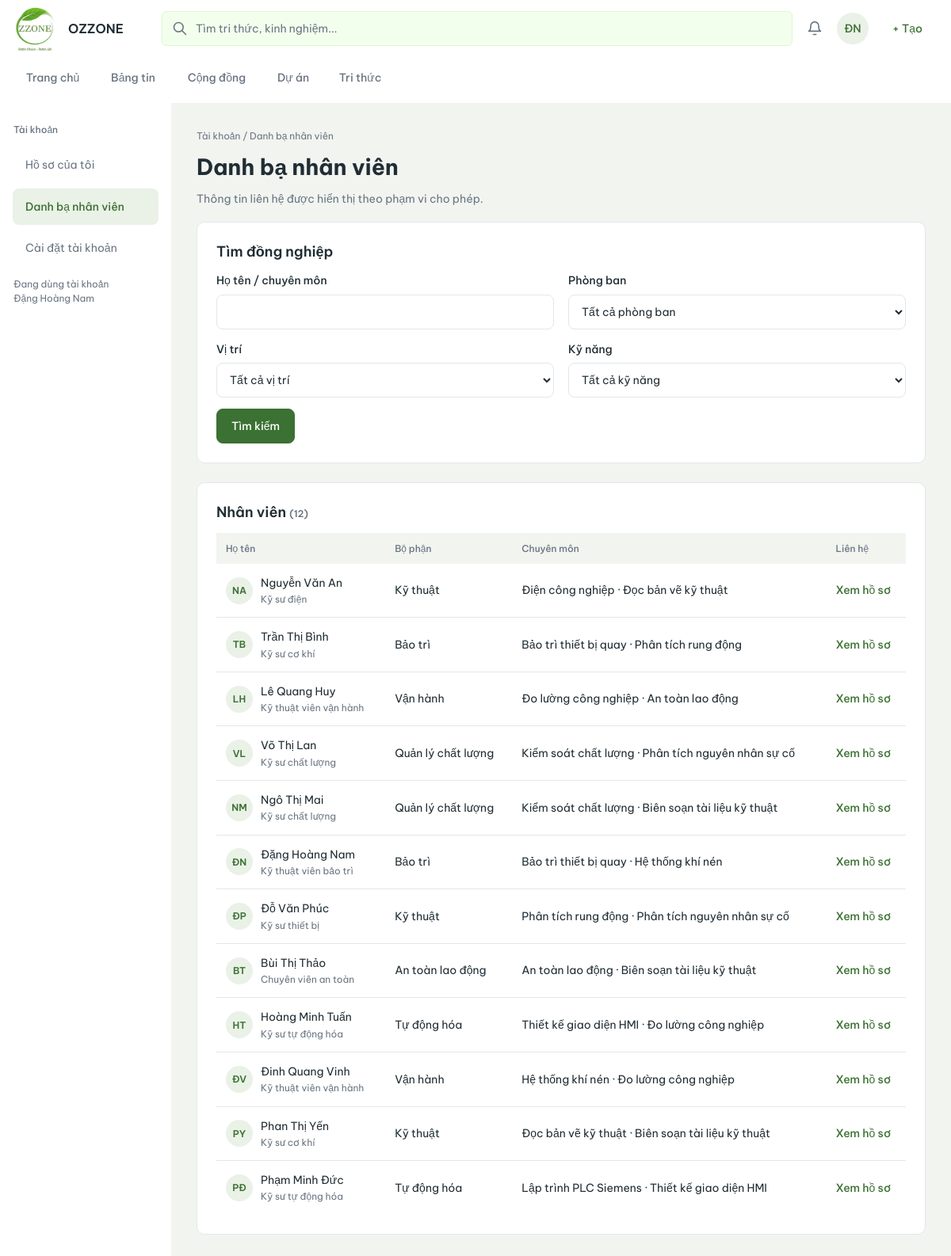
/tai-khoan/nhan-vien/ (signed in), run on the app's committed database.
### projectp/models.py (models this page shows, shortened)
class TimeStamped(models.Model):
    ngay_tao = models.DateTimeField(auto_now_add=True)
    ngay_cap_nhat = models.DateTimeField(auto_now=True)
    class Meta:
        abstract = True

class HoSoNhanVien(TimeStamped):
    ma_ho_so = models.BigAutoField(primary_key=True)
    nguoi_dung = models.OneToOneField(
        USER,
        on_delete=models.PROTECT,
        related_name='ho_so_nhan_vien',
        db_column='ma_nguoi_dung',
    )
    phong_ban = models.ForeignKey(PhongBan, on_delete=models.PROTECT, db_column="ma_phong_ban")
    vi_tri = models.ForeignKey(ViTriCongViec, on_delete=models.PROTECT, db_column="ma_vi_tri")
    ma_nhan_vien = models.CharField(max_length=50, unique=True)
    anh_dai_dien = models.ImageField(upload_to="ozzone/ho_so/", max_length=500, blank=True)
    so_dien_thoai = models.CharField(max_length=30, blank=True)
    gioi_thieu = models.TextField(blank=True)
    bat_buoc_doi_mat_khau = models.BooleanField(default=True)
    class Meta:
        db_table = "HO_SO_NHAN_VIEN"

class ViTriCongViec(TimeStamped):
    ma_vi_tri = models.BigAutoField(primary_key=True)
    ma_nghiep_vu = models.CharField(max_length=50, unique=True)
    ten_vi_tri = models.CharField(max_length=200)
    mo_ta = models.TextField(blank=True)
    dang_hoat_dong = models.BooleanField(default=True)
    class Meta:
        db_table = "VI_TRI_CONG_VIEC"
    def __str__(self):
        return self.ten_vi_tri

class PhongBan(TimeStamped):
    ma_phong_ban = models.BigAutoField(primary_key=True)
    ma_nghiep_vu = models.CharField(max_length=50, unique=True)
    ten_phong_ban = models.CharField(max_length=200)
    mo_ta = models.TextField(blank=True)
    dang_hoat_dong = models.BooleanField(default=True)
    class Meta:
        db_table = "PHONG_BAN"
    def __str__(self):
        return self.ten_phong_ban

class KyNangNhanVien(TimeStamped):
    ma_ky_nang_nhan_vien = models.BigAutoField(primary_key=True)
    ho_so = models.ForeignKey(HoSoNhanVien, on_delete=models.CASCADE, db_column="ma_ho_so")
    ky_nang = models.ForeignKey(KyNang, on_delete=models.PROTECT, db_column="ma_ky_nang")
    mo_ta_kinh_nghiem = models.TextField(blank=True)
    class Meta:
        db_table = "KY_NANG_NHAN_VIEN"
        constraints = [models.UniqueConstraint(fields=['ho_so', 'ky_nang'], name='uq_nhan_vien_ky_nang')]

class KyNang(TimeStamped):
    ma_ky_nang = models.BigAutoField(primary_key=True)
    ten_ky_nang = models.CharField(max_length=150, unique=True)
    mo_ta = models.TextField(blank=True)
    class Meta:
        db_table = "KY_NANG"
    def __str__(self):
        return self.ten_ky_nang

### accounts/views/uc_acc_04_tra_cuu.py (the view)
# urls.py: path("nhan-vien/", views.directory, name="directory"),
@login_required
@can_doi_mat_khau
def directory(request):
    try:
        if not can_use_employee_directory(request.user):
            raise PermissionDenied("Bạn không có quyền dùng danh bạ nhân viên.")
        return _render_directory(request)
    except DatabaseError:
        return render(request, "accounts/directory.html", {
            "active_side": "directory",
            "directory_error": "Chưa tải được danh bạ nhân viên. Vui lòng thử lại.",
        }, status=503)

### accounts/templates/accounts/directory.html (shortened to what this page needs)
{% extends "accounts/_base.html" %}
{% load ozzone_names %}
{% block content %}
<div class="oz-page">
  <p class="oz-breadcrumb">Tài khoản / Danh bạ nhân viên</p>
  <h1 class="oz-page-title">Danh bạ nhân viên</h1>
  <p class="oz-page-lead">Thông tin liên hệ được hiển thị theo phạm vi cho phép.</p>
  {% if directory_error %}
  <section class="oz-card" role="alert">
    <p>{{ directory_error }}</p>
    <a class="oz-btn oz-btn-primary" href="{{ request.get_full_path }}">Thử lại</a>
    <a class="oz-btn" href="{% url 'accounts:directory' %}">Bỏ lọc</a>
  </section>
  {% else %}
  <form method="get" class="oz-card">
    <h2 class="oz-card-title">Tìm đồng nghiệp</h2>
    <div class="oz-form-grid">
      {% for field in form %}
      <div class="oz-field">
        <label for="{{ field.id_for_label }}">{{ field.label }}</label>{{ field }}
      </div>
      {% endfor %}
    </div>
    <div class="oz-actions" style="margin-top:14px">
      <button type="submit" class="oz-btn oz-btn-primary">Tìm kiếm</button>
    </div>
  </form>
  <section class="oz-card">
    <h2 class="oz-card-title">Nhân viên <span class="oz-muted oz-small">({{ people|length }})</span></h2>
    {% if people %}
    <div class="oz-workspace-table" role="region" aria-label="Danh bạ nhân viên" tabindex="0">
    <table class="oz-table">
      <thead><tr><th>Họ tên</th><th>Bộ phận</th><th>Chuyên môn</th><th>Liên hệ</th></tr></thead>
      <tbody>
      {% for p in people %}
        <tr>
          <td>
            <div style="display:flex;gap:10px;align-items:center">
              <span class="oz-avatar-sm">{% if p.anh_dai_dien %}<img src="{{ p.anh_dai_dien.url }}" alt="">{% else %}{{ p.nguoi_dung.last_name|first|upper }}{{ p.nguoi_dung.first_name|first|upper }}{% endif %}</span>
              <span>{{ p.nguoi_dung|ho_ten }}<span class="oz-cell-sub">{{ p.vi_tri.ten_vi_tri }}</span></span>
            </div>
          </td>
          <td>{{ p.phong_ban.ten_phong_ban }}</td>
          <td>{% for s in p.kynangnhanvien_set.all %}{{ s.ky_nang.ten_ky_nang }}{% if not forloop.last %} · {% endif %}{% empty %}<span class="oz-muted">—</span>{% endfor %}</td>
          <td><a class="oz-link" href="{% url 'accounts:employee' p.nguoi_dung.username %}">Xem hồ sơ</a></td>
        </tr>
      {% endfor %}
      </tbody>
    </table>
    </div>
    {% else %}
      {% if invalid_filters %}
        <p class="oz-empty" role="alert">Kiểm tra các bộ lọc rồi tìm lại.</p>
      {% else %}
        <p class="oz-empty">Không tìm thấy nhân viên phù hợp. Hãy điều chỉnh từ khóa hoặc bộ lọc.</p>
      {% endif %}
    {% endif %}
  </section>
  {% endif %}
</div>
{% endblock %}

### accounts/templates/accounts/_base.html
{% extends "base.html" %}
{% load ozzone_names %}
{% load static %}
{% block extra_css %}
  <link rel="stylesheet" href="{% static 'ozzone/components.css' %}">
  <link rel="stylesheet" href="{% static 'ozzone/workspace.css' %}?v=20261112-1">
{% endblock %}
{% block main_class %}acc-main{% endblock %}
{% block sidebar %}
<aside class="oz-sidebar acc-sidebar" aria-label="Tài khoản">
  <p class="oz-sidebar-title">Tài khoản</p>
  <nav>
    <a class="oz-side-link {% if active_side == 'profile' %}is-active{% endif %}" href="{% url 'accounts:profile' %}">Hồ sơ của tôi</a>
    <a class="oz-side-link {% if active_side == 'directory' %}is-active{% endif %}" href="{% url 'accounts:directory' %}">Danh bạ nhân viên</a>
    <a class="oz-side-link {% if active_side == 'settings' or active_side == 'logout' %}is-active{% endif %}" href="{% url 'accounts:settings' %}">Cài đặt tài khoản</a>
  </nav>
  <p class="oz-sidebar-foot">Đang dùng tài khoản<br>{{ request.user|ho_ten }}</p>
</aside>
{% endblock %}

### templates/base.html (shortened to what this page needs)
{% load ozzone_names %}
{% load static %}
{% url 'core:home' as home_url %}
{% url 'social:feed' as feed_url %}
{% url 'communities:list' as communities_url %}
{% url 'projects:list' as projects_url %}
{% url 'knowledge:list' as knowledge_url %}
{% url 'knowledge:search' as search_url %}
{% url 'notifications:list' as notices_url %}
{% url 'accounts:profile' as profile_url %}
{% url 'accounts:login' as login_url %}
{% url 'accounts:logout' as logout_url %}
{% url 'admin:index' as admin_url %}
{% url 'admin:login' as admin_login_url %}
{% url 'social:create' as create_post_url %}
{% url 'admin:projectp_congdong_add' as create_community_url %}
{% url 'projects:create' as create_project_url %}
{% url 'knowledge:create' as create_knowledge_url %}
{% firstof home_url projects_url as landing_url %}
{% firstof active_nav request.resolver_match.app_name as current_app %}
<!DOCTYPE html>
<html lang="vi">
<head>
    <link rel="stylesheet" href="{% static 'ozzone/post_attachments.css' %}?v=attachment-controls">
    <link rel="stylesheet" href="{% static 'ozzone/confirmation.css' %}">
    {% block extra_css %}{% endblock %}
</head>
<body>
    <header class="oz-header">
        <a
            class="oz-brand"
            href="{{ landing_url }}"
            aria-label="OZZONE"
        >
            <span class="oz-logo">
                <img
                    src="{% static 'ozzone/logo.jpg' %}"
                    alt=""
                >
            </span>
            <span class="oz-brand-text">OZZONE</span>
        </a>
        <nav class="oz-nav" aria-label="Điều hướng chính">
            {% if home_url %}
                <a
                    class="oz-nav-item"
                    href="{{ home_url }}"
                >
                    Trang chủ
                </a>
            {% endif %}
            {% if feed_url %}
                <a
                    class="oz-nav-item"
                    href="{{ feed_url }}"
                >
                    Bảng tin
                </a>
            {% endif %}
            {% if communities_url %}
                <a
                    class="oz-nav-item"
                    href="{{ communities_url }}"
                >
                    Cộng đồng
                </a>
            {% endif %}
            {% if projects_url %}
                <a
                    class="oz-nav-item"
                    href="{{ projects_url }}"
                >
                    Dự án
                </a>
            {% else %}
                <span class="oz-nav-item" aria-disabled="true">
                    Dự án
                </span>
            {% endif %}
            {% if knowledge_url %}
                <a
                    class="oz-nav-item"
                    href="{{ knowledge_url }}"
                >
                    Tri thức
                </a>
            {% endif %}
        </nav>
        <form
            class="oz-search"
            method="get"
            {% if search_url %}
                action="{{ search_url }}"
            {% endif %}
        >
            <input
                type="search"
                name="q"
                placeholder="Tìm tri thức, kinh nghiệm..."
                aria-label="Tìm tri thức, kinh nghiệm"
            >
        </form>
        <a
            class="oz-bell"
            aria-label="Thông báo"
            {% if notices_url %}
                href="{{ notices_url }}"
            {% else %}
                aria-disabled="true"
                title="Thông báo đang được tích hợp"
            {% endif %}
        >
        </a>
        {% if request.user.is_authenticated %}
            <details class="oz-menu">
                <summary
                    class="oz-avatar"
                    aria-label="Tài khoản {{ request.user.username }}"
                >
                    {% if request.user.first_name or request.user.last_name %}
                        {{ request.user.last_name|first|upper }}{{ request.user.first_name|first|upper }}
                    {% else %}
                        {{ request.user.username|slice:':2'|upper }}
                    {% endif %}
                </summary>
            </details>
            <details class="oz-menu">
                <summary class="oz-create">+ Tạo</summary>
            </details>
        {% endif %}
    </header>
    <div class="oz-layout">
        {% block sidebar %}{% endblock %}
        <main
            id="main-content"
            class="oz-main {% block main_class %}{% endblock %}"
        >
            {% block content %}{% endblock %}
        </main>
    </div>
</body>
</html>

### data on the page
HoSoNhanVien: nguoi_dung.last_name|first "N", nguoi_dung.first_name|first "A", nguoi_dung|ho_ten "Nguyễn Văn An", vi_tri.ten_vi_tri "Kỹ sư điện", phong_ban.ten_phong_ban "Kỹ thuật"
KyNangNhanVien: ky_nang.ten_ky_nang "Điện công nghiệp"
KyNangNhanVien: ky_nang.ten_ky_nang "Đọc bản vẽ kỹ thuật"
HoSoNhanVien: nguoi_dung.last_name|first "T", nguoi_dung.first_name|first "B", nguoi_dung|ho_ten "Trần Thị Bình", vi_tri.ten_vi_tri "Kỹ sư cơ khí", phong_ban.ten_phong_ban "Bảo trì"
KyNangNhanVien: ky_nang.ten_ky_nang "Bảo trì thiết bị quay"
KyNangNhanVien: ky_nang.ten_ky_nang "Phân tích rung động"
HoSoNhanVien: nguoi_dung.last_name|first "L", nguoi_dung.first_name|first "H", nguoi_dung|ho_ten "Lê Quang Huy", vi_tri.ten_vi_tri "Kỹ thuật viên vận hành", phong_ban.ten_phong_ban "Vận hành"
KyNangNhanVien: ky_nang.ten_ky_nang "Đo lường công nghiệp"
KyNangNhanVien: ky_nang.ten_ky_nang "An toàn lao động"
HoSoNhanVien: nguoi_dung.last_name|first "V", nguoi_dung.first_name|first "L", nguoi_dung|ho_ten "Võ Thị Lan", vi_tri.ten_vi_tri "Kỹ sư chất lượng", phong_ban.ten_phong_ban "Quản lý chất lượng"
KyNangNhanVien: ky_nang.ten_ky_nang "Kiểm soát chất lượng"
KyNangNhanVien: ky_nang.ten_ky_nang "Phân tích nguyên nhân sự cố"
HoSoNhanVien: nguoi_dung.last_name|first "N", nguoi_dung.first_name|first "M", nguoi_dung|ho_ten "Ngô Thị Mai", vi_tri.ten_vi_tri "Kỹ sư chất lượng", phong_ban.ten_phong_ban "Quản lý chất lượng"
KyNangNhanVien: ky_nang.ten_ky_nang "Kiểm soát chất lượng"
KyNangNhanVien: ky_nang.ten_ky_nang "Biên soạn tài liệu kỹ thuật"
HoSoNhanVien: nguoi_dung.last_name|first "Đ", nguoi_dung.first_name|first "N", nguoi_dung|ho_ten "Đặng Hoàng Nam", vi_tri.ten_vi_tri "Kỹ thuật viên bảo trì", phong_ban.ten_phong_ban "Bảo trì"
KyNangNhanVien: ky_nang.ten_ky_nang "Bảo trì thiết bị quay"
KyNangNhanVien: ky_nang.ten_ky_nang "Hệ thống khí nén"
HoSoNhanVien: nguoi_dung.last_name|first "Đ", nguoi_dung.first_name|first "P", nguoi_dung|ho_ten "Đỗ Văn Phúc", vi_tri.ten_vi_tri "Kỹ sư thiết bị", phong_ban.ten_phong_ban "Kỹ thuật"
KyNangNhanVien: ky_nang.ten_ky_nang "Phân tích rung động"
KyNangNhanVien: ky_nang.ten_ky_nang "Phân tích nguyên nhân sự cố"
HoSoNhanVien: nguoi_dung.last_name|first "B", nguoi_dung.first_name|first "T", nguoi_dung|ho_ten "Bùi Thị Thảo", vi_tri.ten_vi_tri "Chuyên viên an toàn", phong_ban.ten_phong_ban "An toàn lao động"
KyNangNhanVien: ky_nang.ten_ky_nang "An toàn lao động"
KyNangNhanVien: ky_nang.ten_ky_nang "Biên soạn tài liệu kỹ thuật"
HoSoNhanVien: nguoi_dung.last_name|first "H", nguoi_dung.first_name|first "T", nguoi_dung|ho_ten "Hoàng Minh Tuấn", vi_tri.ten_vi_tri "Kỹ sư tự động hóa", phong_ban.ten_phong_ban "Tự động hóa"
KyNangNhanVien: ky_nang.ten_ky_nang "Thiết kế giao diện HMI"
KyNangNhanVien: ky_nang.ten_ky_nang "Đo lường công nghiệp"
HoSoNhanVien: nguoi_dung.last_name|first "Đ", nguoi_dung.first_name|first "V", nguoi_dung|ho_ten "Đinh Quang Vinh", vi_tri.ten_vi_tri "Kỹ thuật viên vận hành", phong_ban.ten_phong_ban "Vận hành"
KyNangNhanVien: ky_nang.ten_ky_nang "Hệ thống khí nén"
KyNangNhanVien: ky_nang.ten_ky_nang "Đo lường công nghiệp"
HoSoNhanVien: nguoi_dung.last_name|first "P", nguoi_dung.first_name|first "Y", nguoi_dung|ho_ten "Phan Thị Yến", vi_tri.ten_vi_tri "Kỹ sư cơ khí", phong_ban.ten_phong_ban "Kỹ thuật"
KyNangNhanVien: ky_nang.ten_ky_nang "Đọc bản vẽ kỹ thuật"
KyNangNhanVien: ky_nang.ten_ky_nang "Biên soạn tài liệu kỹ thuật"
HoSoNhanVien: nguoi_dung.last_name|first "P", nguoi_dung.first_name|first "Đ", nguoi_dung|ho_ten "Phạm Minh Đức", vi_tri.ten_vi_tri "Kỹ sư tự động hóa", phong_ban.ten_phong_ban "Tự động hóa"
KyNangNhanVien: ky_nang.ten_ky_nang "Lập trình PLC Siemens"
KyNangNhanVien: ky_nang.ten_ky_nang "Thiết kế giao diện HMI"

### other printed values
{{ request.user.last_name|first|upper }} "Đ"
{{ request.user.first_name|first|upper }} "N"
{{ request.user|ho_ten }} "Đặng Hoàng Nam"
{{ field.label }} "Họ tên / chuyên môn" "Phòng ban" "Vị trí" "Kỹ năng"
{{ people|length }} "12"
